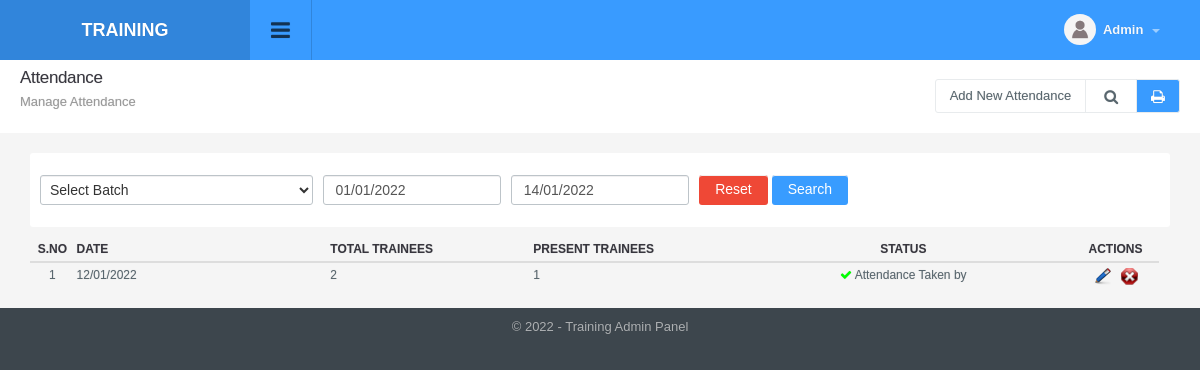
Before: /attendance_manage.php (signed in) with the older database file.
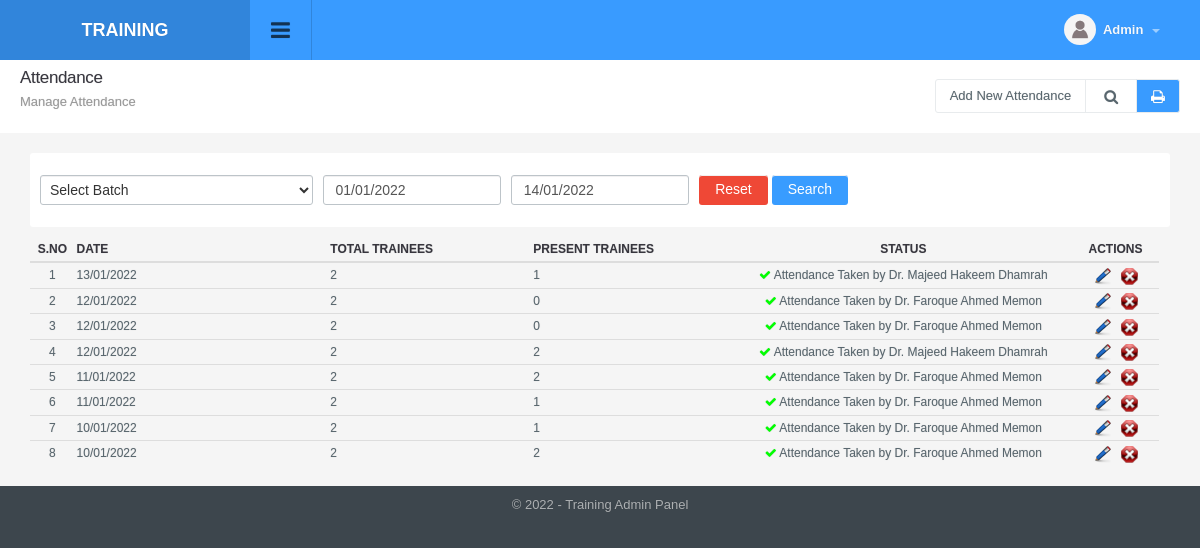
After: the same page with the newer database file.
### tables this page shows
CREATE TABLE `config_variable` (
  `id` int(11) NOT NULL,
  `config_type_id` int(11) NOT NULL,
  `title` varchar(512) NOT NULL,
  `notes` varchar(512) NOT NULL,
  `type` varchar(200) NOT NULL,
  `default_values` text NOT NULL,
  `key` varchar(200) NOT NULL,
  `value` text NOT NULL,
  `sortorder` int(11) NOT NULL
);

CREATE TABLE `attendance` (
  `id` int(11) NOT NULL,
  `center_id` int(11) DEFAULT NULL,
  `user_id` int(11) DEFAULT NULL,
  `date` date DEFAULT NULL,
  `ts` timestamp NOT NULL DEFAULT CURRENT_TIMESTAMP ON UPDATE CURRENT_TIMESTAMP
);

CREATE TABLE `users` (
  `id` int(11) NOT NULL,
  `designation_id` int(11) DEFAULT NULL,
  `name` varchar(50) NOT NULL,
  `gender` int(1) DEFAULT NULL,
  `cnic` varchar(16) DEFAULT NULL,
  `cnic_photo_front` varchar(50) DEFAULT NULL,
  `cnic_photo_back` varchar(50) DEFAULT NULL,
  `appointment_date` date DEFAULT NULL,
  `status` int(1) NOT NULL DEFAULT '1',
  `ts` timestamp NOT NULL DEFAULT CURRENT_TIMESTAMP ON UPDATE CURRENT_TIMESTAMP
);

### include/utility.php (called while the page is built, shortened)
<?php
function get_config($var){
	global $dblink;
	$sql="select value from config_variable where `key`='".slash($var)."'";
	$resConfig=doquery($sql,$dblink);
	if(numrows($resConfig)>0){
		while($rowConfig=dofetch($resConfig))
			return unslash($rowConfig["value"]);
	}
}
$site_title=get_config("site_title");
function slash($str){
	if(!is_array($str))
		return utf8_encode(addslashes($str));
	else{
		for($i=0; $i<count($str); $i++)
			$str[$i]=slash($str[$i]);
		return $str;
	}
}
function unslash($str){
	return stripslashes(utf8_decode($str));
	}
function date_convert($date_added){
	if( !empty( $date_added ) ) {
		return date("d/m/Y", strtotime($date_added));
	}
	else{
		return $date_added;
	}
}
function get_field($table_id, $table, $field_name='title'){
 	global $dblink;
 	$rs=doquery("select ".$field_name." from $table where id='".$table_id."'", $dblink);
 	if(numrows($rs)>0){
 		$r=dofetch($rs);
 		return unslash($r[$field_name]);
 	}
}

### include/db.php (called while the page is built, shortened)
<?php
function doquery($qr,$lnk){
	@$res=mysqli_query($lnk,$qr) or die($qr." - ".mysqli_error($lnk));
	return $res;
}
function dofetch($rs){
	@$rec=mysqli_fetch_array($rs);
	return $rec;
}
function numrows($rs){
	return mysqli_num_rows($rs);
}

### include/paging.php (called while the page is built, shortened)
<?php
if(isset($_SESSION["rows"]))
	$rows=$_SESSION["rows"];
else
	$rows=25;
if(isset($_GET['page'])){
	$pageNum = $_GET['page'];
}
else{
	$pageNum=1;
}
function show_page($rows, $pageNum, $query){
	global $dblink;
	$rowsPerPage = $rows;
	$pageNum = $pageNum;
	$offset = ($pageNum - 1) * $rowsPerPage;
	$query = $query." LIMIT $offset, $rowsPerPage";
	$result = doquery($query, $dblink);
	return $result;
}
?>

### modules/attendance/list.php (the view, shortened to what this page needs)
<div class="page-header">
	<h1 class="title">Attendance</h1>
  	<ol class="breadcrumb">
    	<li class="active">Manage Attendance</li>
  	</ol>
    <div class="right">
    	<div class="btn-group" role="group" aria-label="...">
        	<a href="attendance_manage.php?tab=add" class="btn btn-light editproject">Add New Attendance</a>
            <a id="topstats" class="btn btn-light" href="#"><i class="fa fa-search"></i></a>
            <a class="btn print-btn" href="attendance_manage.php?tab=print" target="_blank"><i class="fa fa-print" aria-hidden="true"></i></a>
    	</div>
    </div>
</div>
<ul class="topstats clearfix search_filter"<?php if($is_search) echo ' style="display: block"';?>>
    <li class="col-xs-12 col-lg-12 col-sm-12">
    	<div>
        	<form class="form-horizontal" action="" method="get">
                <div class="col-sm-3">
                	<select name="center_id" id="center_id" class="custom_select">
                        <option value=""<?php echo ($center_id=="")? " selected":"";?>>Select Batch</option>
                    </select>
                </div>
                <div class="col-sm-2">
                  <input type="text" title="Enter Date From" value="<?php echo $date_from;?>" name="date_from" id="search" class="form-control date-picker">
                </div>
                <div class="col-sm-2">
                  <input type="text" title="Enter Date To" value="<?php echo $date_to;?>" name="date_to" id="search" class="form-control date-picker">
                </div>
                <div class="col-sm-3 text-left">
                    <input type="button" class="btn btn-danger btn-l reset_search" value="Reset" alt="Reset Record" title="Reset Record" />
                    <input type="submit" class="btn btn-default btn-l" value="Search" alt="Search Record" title="Search Record" />
                </div>
            </form>
        </div>
  	</li>
</ul>
<div class="panel-body table-responsive">
	<table class="table table-hover list">
    	<thead>
            <tr>
                <th width="2%" class="text-center">S.No</th>
                <th width="15%">Date</th>
                <th width="12%">Total Trainees</th>
                <th width="12%">Present Trainees</th>
                <th width="20%" class="text-center">Status</th>
                <th width="5%" class="text-center">Actions</th>
            </tr>
        </thead>
        <tbody>
            <?php
            $rs=show_page($rows, $pageNum, $sql);
            if(numrows($rs)>0){
                $sn=1;
                while($r=dofetch($rs)){
                    ?>
                    <tr>
                        <td class="text-center"><?php echo $sn;?></td>
                        <td><?php echo date_convert($r["date"]); ?></td>
                        <td>
                            <?php
                            $count = dofetch( doquery( "select count(1) from trainees_2_center where center_id = '".$r[ "center_id" ]."'", $dblink ) );
                            echo $count[ "count(1)" ];
                            ?>
                        </td>
                        <td>
                            <?php
                            $count = dofetch( doquery( "select count(1) from attendance_records a inner join trainees_2_center b on a.trainee_id = b.trainee_id where center_id = '".$r[ "center_id" ]."' and attendance_id='".$r["id"]."'", $dblink ) );
                            echo $count[ "count(1)" ];
                            ?>
                        </td>
                        <td class="text-center">
                            <?php
                                echo '<i class="fa fa-check" style="color: #0f0"></i> Attendance Taken by '.get_field($r["user_id"], "users", "name");
                            ?>
                        </td>
                        <td class="text-center">
                            <a href="attendance_manage.php?tab=edit&id=<?php echo $r['id'];?>"><img title="Edit Record" alt="Edit" src="images/edit.png"></a>&nbsp;&nbsp;
                            <a onclick="return confirm('Are you sure you want to delete')" href="attendance_manage.php?id=<?php echo $r['id'];?>&amp;tab=delete"><img title="Delete Record" alt="Delete" src="images/delete.png"></a>
                        </td>
                    </tr>
                    <?php
                    $sn++;
                }
                ?>
                <?php
            }
            else{
                ?>
                <tr>
                    <td colspan="6"  class="no-record">No Result Found</td>
                </tr>
                <?php
            }
            ?>
        </tbody>
     </table>
</div>

### include/header.php (shortened to what this page needs)
<!DOCTYPE html PUBLIC "-//W3C//DTD XHTML 1.0 Transitional//EN" "http://www.w3.org/TR/xhtml1/DTD/xhtml1-transitional.dtd">
<html xmlns="http://www.w3.org/1999/xhtml">
<head>
<link type="text/css" rel="stylesheet" href="css/font-awesome.min.css" />
<link type="text/css" rel="stylesheet" href="css/font-awesome.css" />
<link type="text/css" rel="stylesheet"  href="css/bootstrap.css" />
<link rel="stylesheet" href="css/bootstrap-datetimepicker.min.css" />
<link type="text/css" rel="stylesheet"  href="css/awesome-bootstrap-checkbox.css" />
<link href="css/general.css" type="text/css" rel="stylesheet" />
<link type="text/css" rel="stylesheet"  href="css/style.css" />
<link rel="stylesheet" href="//code.jquery.com/ui/1.12.1/themes/base/jquery-ui.css">
</head>
<body>
	<div id="wrapper" class="round_corners">
    	<div id="top" class="clearfix">
            <div class="applogo">
			<a href="index.php" class="logo"><?php $admin_logo=get_config("admin_logo"); if(empty($admin_logo)) echo $site_title; else { ?><img src="<?php echo $file_upload_root;?>config/<?php echo $admin_logo?>" width="50" style="margin-right:5px" /><?php echo $site_title; }?></a>
            </div>
            <a class="sidebar-open-button" href="#"><i class="fa fa-bars"></i></a>
            <ul class="top-right">
            	<li class="dropdown link">
                	<a class="dropdown-toggle profilebox" data-toggle="dropdown" href="#">
                    	<img alt="img" src="images/profileimg-default.png">
                        <b><?php echo ucfirst((isset($_SESSION["logged_in_admin"]) && $_SESSION["logged_in_admin"]!="")?$_SESSION["logged_in_admin"]["name"]:"Guest");?></b>
                        <span class="caret"></span>
                    </a>
                </li>
           </ul>
        </div>
		<div class="content" style="margin-left:0">

### attendance_manage.php (shortened to what this page needs)
<?php
include("include/db.php");
include("include/utility.php");
include("include/paging.php");
$tab_array=array("list", "add", "edit", "delete", "trainee_list", "print");
if(isset($_REQUEST["tab"]) && in_array($_REQUEST["tab"], $tab_array)){
	$tab=$_REQUEST["tab"];
}
else{
	$tab="list";
}
$extra='';
$is_search=false;
if(isset($_SESSION["attendance_manage"]["center_id"])){
    $center_id=$_SESSION["attendance_manage"]["center_id"];
}
else{
    $center_id="";
}
if(isset($_SESSION["attendance_manage"]["date_from"]) && !empty($_SESSION["attendance_manage"]["date_from"])){
	$date_from = $_SESSION["attendance_manage"]["date_from"];
}
else{
	$date_from = date("01/m/Y");
}
if( !empty($date_from) ){
	$extra.=" and date>='".date("Y/m/d", strtotime(date_dbconvert($date_from)))."'";
	$is_search=true;
}
if(isset($_SESSION["attendance_manage"]["date_to"]) && !empty($_SESSION["attendance_manage"]["date_to"])){
	$date_to = $_SESSION["attendance_manage"]["date_to"];
}
else{
	$date_to = date("d/m/Y");
}
if( !empty($date_to) ){
	$extra.=" and date<='".date_dbconvert($date_to)."'";
	$is_search=true;
}
$sql="select * from attendance where 1 $extra order by date desc";
?>
<?php include("include/header.php");?>
	<div class="container-widget row">
    	<div class="col-md-12">
		  <?php
            switch($tab){
                case 'list':
                    include("modules/attendance/list.php");
                break;
            }
          ?>
    	</div>
  	</div>
</div>
<?php include("include/footer.php");?>

### include/footer.php (shortened to what this page needs)
<div id="footer" class="bottom_round_corners">
	<div id="footer_content">
    	<address>&copy; <?php echo date("Y");?> - <?php echo $site_title; ?> Admin Panel</address>
    </div>
</div>
<link href="js/fancybox/jquery.fancybox.min.css" rel="stylesheet" type="text/css" />
<link href="js/chosen/chosen.css" rel="stylesheet" type="text/css" />
<link rel="stylesheet" type="text/css" href="css/angularjs-datetime-picker.css" />
</body>
</html>

Changed rows visible on the page:
removed attendance: date "12/01/2022", count "2", count "1"
added attendance: date "13/01/2022", count "2", count "1", user.name "Dr. Majeed Hakeem Dhamrah"
added attendance: date "12/01/2022", count "2", count "0", user.name "Dr. Faroque Ahmed Memon"
added attendance: date "12/01/2022", count "2", count "0", user.name "Dr. Faroque Ahmed Memon"
added attendance: date "12/01/2022", count "2", user.name "Dr. Majeed Hakeem Dhamrah"
added attendance: date "11/01/2022", count "2", user.name "Dr. Faroque Ahmed Memon"
added attendance: date "11/01/2022", count "2", count "1", user.name "Dr. Faroque Ahmed Memon"
added attendance: date "10/01/2022", count "2", count "1", user.name "Dr. Faroque Ahmed Memon"
added attendance: date "10/01/2022", count "2", user.name "Dr. Faroque Ahmed Memon"
